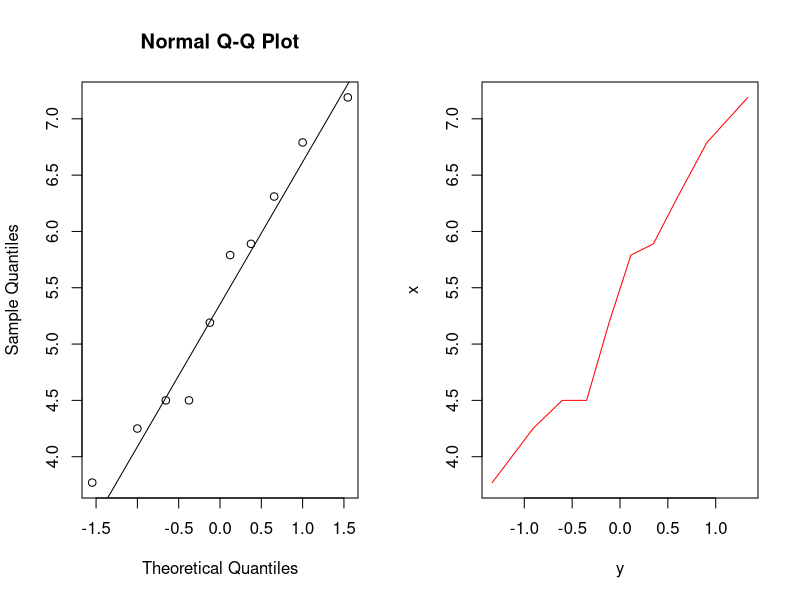
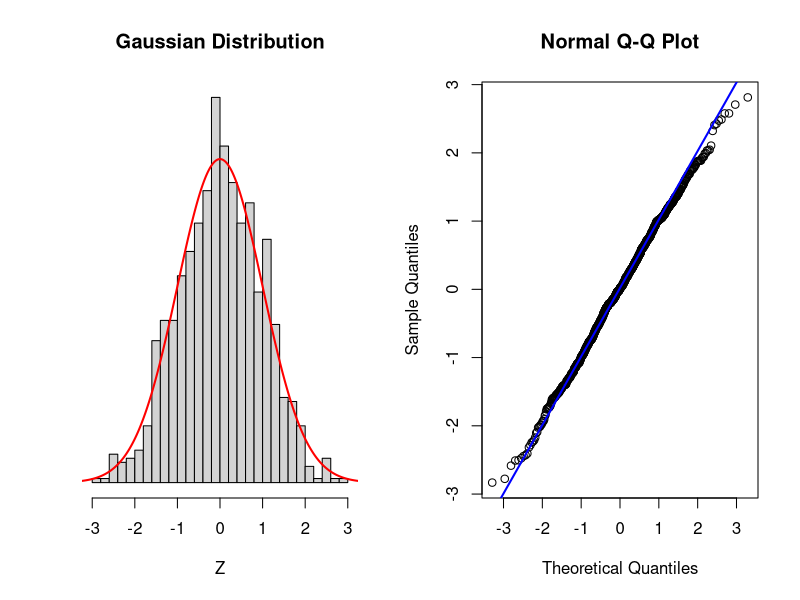

Generate these figures, in order, with R:
library(plyr)
library(tidyverse)

# http://seankross.com/2016/02/29/A-Q-Q-Plot-Dissection-Kit.html
par(mfrow = c(1, 2))

#distribution="norm",
qnorm.quantile <- function(x, ndx) {
  return(qnorm((1.0/(length(x)+1)*ndx))) # distribution="norm"))
}

x <- c(-15, 1, 5, 4, 2, 9, 0, -3.28,  -3, 4, 7, 12, 8, -1.5, 2.8, -0.5, 19.33)
x <- c(7.19, 6.31, 5.89, 4.5, 3.77, 4.25, 5.19, 4.5, 5.79, 6.79)
#x

#x <- c(1.71, 1.78, 2.36, 1.95, 2.59, 1.76, 2.05, 1.52, 1.87, 1.89)

x <- sort(x)

x

qqnorm(x)
qqline(x)


#h <- hist(x,ylim=c(0,5), breaks=20)



#text(h$mids,h$counts,labels=h$counts, adj=c(0.5, -0.5))


summaryStats <- summary(x)
summaryStats


#qnorm((1.0/length(x))*1)
y <- x
for (ndx in 1:length(x)){
  y[ndx] <- qnorm.quantile(x, ndx)
  print(paste( x[ndx], "  z =  " , qnorm.quantile(x, ndx)))
}


plot(y, x,,type="l",col="red")


#lines(x,y2,col="green")


####################################################

par(mfrow = c(1, 2))

# normal_density are the y-values for the normal curve
# zs are the x-values for the normal curve
n <- 1000
normal_density <- dnorm(seq(-4, 4, 0.01))
zs <- seq(-4, 4, 0.01)

# Add some spice to the default histogram function
hist_ <- function(x, ...){
  hist(x, breaks = 30, xlab = "Z", ylab = "",  yaxt='n', freq = FALSE, ...)
  lines(zs, normal_density, type = "l", col = "red", lwd = 2)
}

# Gaussian Normal
# rnorm() generates random numbers from a normal distribution
# gaussian_rv is the dataset that will be compared to the Gaussian distribution
gaussian_rv <- rnorm(n)

# Draw the histogram
hist_(gaussian_rv, main = "Gaussian Distribution")

# Draw the Q-Q plot
qqnorm(gaussian_rv)
qqline(gaussian_rv, col = "blue", lwd = 2)